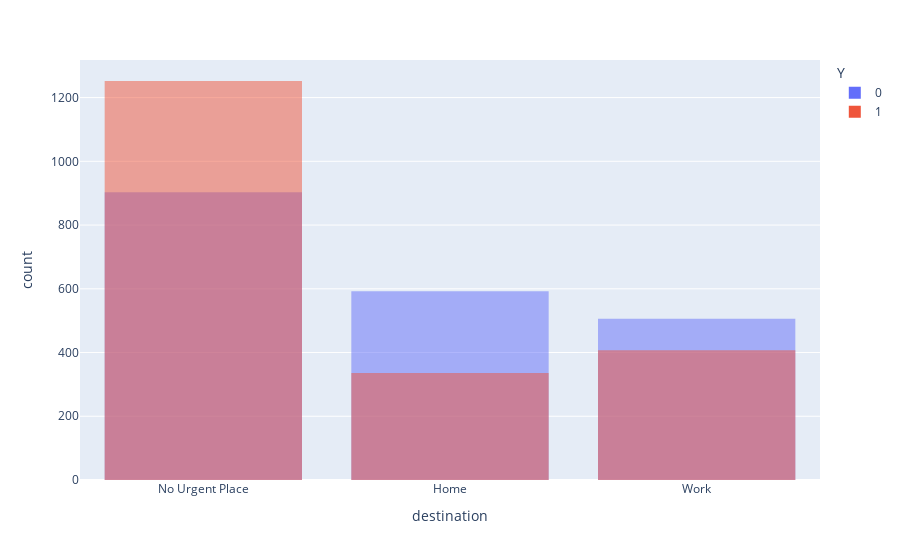

The code cell stored with this chart in its notebook:
### Markdown cell above
# Observing trends from previous plot by various times
As the histogram shows, acceptance rates proportions were higher for time periods between 10AM and 2PM, however the increased quantities of coupons counted fo the 7AM and 6PM slot yielded a similar quantity of total acceptance despite a lowered proportion of "yes" to "no" for coupon acceptance.

# The next step is to determine whether the destination of the trip had an impact on the acceptance of the coupon or not.

### Code cell
#create a plot showing the acceptance rates for the coffee house coupons dependant on trip desitnation
fig = px.histogram(df_coff,x='destination',color='Y',barmode='overlay')
fig.show()

### Figure 1 — Plotly figure (JSON) as saved in the notebook; plotly's stock layout.template omitted (floating-point values rounded to 4 significant figures; data arrays with more than 128 entries replaced by an {"elided": "..."} marker saying what was removed)
{"data": [{"alignmentgroup": "True", "bingroup": "x", "hovertemplate": "Y=0<br>destination=%{x}<br>count=%{y}<extra></extra>", "legendgroup": "0", "marker": {"color": "#636efa", "opacity": 0.5, "pattern": {"shape": ""}}, "name": "0", "offsetgroup": "0", "orientation": "v", "showlegend": true, "type": "histogram", "x": {"elided": "2001 str values"}, "xaxis": "x", "yaxis": "y"}, {"alignmentgroup": "True", "bingroup": "x", "hovertemplate": "Y=1<br>destination=%{x}<br>count=%{y}<extra></extra>", "legendgroup": "1", "marker": {"color": "#EF553B", "opacity": 0.5, "pattern": {"shape": ""}}, "name": "1", "offsetgroup": "1", "orientation": "v", "showlegend": true, "type": "histogram", "x": {"elided": "1995 str values"}, "xaxis": "x", "yaxis": "y"}], "layout": {"barmode": "overlay", "legend": {"title": {"text": "Y"}, "tracegroupgap": 0}, "margin": {"t": 60}, "xaxis": {"anchor": "y", "domain": [0, 1], "title": {"text": "destination"}}, "yaxis": {"anchor": "x", "domain": [0, 1], "title": {"text": "count"}}}}
